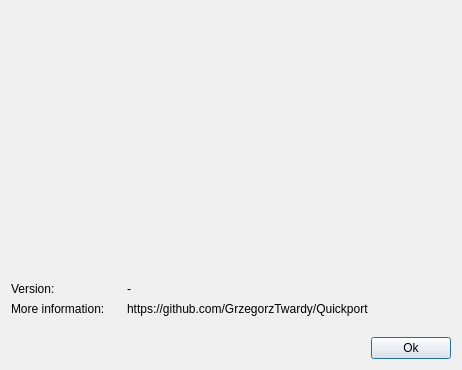
<?xml version="1.0" encoding="UTF-8"?>
<ui version="4.0">
 <class>AboutDialog</class>
 <widget class="QDialog" name="AboutDialog">
  <property name="geometry">
   <rect>
    <x>0</x>
    <y>0</y>
    <width>462</width>
    <height>370</height>
   </rect>
  </property>
  <property name="sizePolicy">
   <sizepolicy hsizetype="Fixed" vsizetype="Fixed">
    <horstretch>0</horstretch>
    <verstretch>0</verstretch>
   </sizepolicy>
  </property>
  <property name="minimumSize">
   <size>
    <width>462</width>
    <height>370</height>
   </size>
  </property>
  <property name="maximumSize">
   <size>
    <width>462</width>
    <height>370</height>
   </size>
  </property>
  <property name="windowTitle">
   <string>About Quickport</string>
  </property>
  <layout class="QGridLayout" name="gridLayout">
   <item row="0" column="0" colspan="3">
    <widget class="QLabel" name="image_label">
     <property name="enabled">
      <bool>true</bool>
     </property>
     <property name="sizePolicy">
      <sizepolicy hsizetype="Fixed" vsizetype="Fixed">
       <horstretch>0</horstretch>
       <verstretch>0</verstretch>
      </sizepolicy>
     </property>
     <property name="minimumSize">
      <size>
       <width>444</width>
       <height>250</height>
      </size>
     </property>
     <property name="maximumSize">
      <size>
       <width>444</width>
       <height>250</height>
      </size>
     </property>
     <property name="text">
      <string/>
     </property>
     <property name="pixmap">
      <pixmap>../../../img/quickport-dark-logo.png</pixmap>
     </property>
     <property name="scaledContents">
      <bool>true</bool>
     </property>
    </widget>
   </item>
   <item row="5" column="0" colspan="2">
    <spacer name="horizontalSpacer">
     <property name="orientation">
      <enum>Qt::Orientation::Horizontal</enum>
     </property>
     <property name="sizeHint" stdset="0">
      <size>
       <width>297</width>
       <height>20</height>
      </size>
     </property>
    </spacer>
   </item>
   <item row="2" column="0">
    <widget class="QLabel" name="version_label">
     <property name="text">
      <string>Version:</string>
     </property>
    </widget>
   </item>
   <item row="5" column="2">
    <widget class="QPushButton" name="pushButton">
     <property name="sizePolicy">
      <sizepolicy hsizetype="Fixed" vsizetype="Fixed">
       <horstretch>0</horstretch>
       <verstretch>0</verstretch>
      </sizepolicy>
     </property>
     <property name="text">
      <string>Ok</string>
     </property>
    </widget>
   </item>
   <item row="1" column="1">
    <spacer name="verticalSpacer_2">
     <property name="orientation">
      <enum>Qt::Orientation::Vertical</enum>
     </property>
     <property name="sizeHint" stdset="0">
      <size>
       <width>20</width>
       <height>40</height>
      </size>
     </property>
    </spacer>
   </item>
   <item row="3" column="1" colspan="2">
    <widget class="QLabel" name="info_value_label">
     <property name="text">
      <string>https://github.com/GrzegorzTwardy/Quickport</string>
     </property>
     <property name="openExternalLinks">
      <bool>false</bool>
     </property>
    </widget>
   </item>
   <item row="3" column="0">
    <widget class="QLabel" name="info_label">
     <property name="sizePolicy">
      <sizepolicy hsizetype="Preferred" vsizetype="Fixed">
       <horstretch>0</horstretch>
       <verstretch>0</verstretch>
      </sizepolicy>
     </property>
     <property name="maximumSize">
      <size>
       <width>110</width>
       <height>16777215</height>
      </size>
     </property>
     <property name="text">
      <string>More information:</string>
     </property>
    </widget>
   </item>
   <item row="2" column="1">
    <widget class="QLabel" name="version__value_label">
     <property name="text">
      <string>-</string>
     </property>
    </widget>
   </item>
   <item row="4" column="0" colspan="3">
    <spacer name="verticalSpacer">
     <property name="orientation">
      <enum>Qt::Orientation::Vertical</enum>
     </property>
     <property name="sizeHint" stdset="0">
      <size>
       <width>20</width>
       <height>40</height>
      </size>
     </property>
    </spacer>
   </item>
  </layout>
 </widget>
 <resources/>
 <connections/>
</ui>
